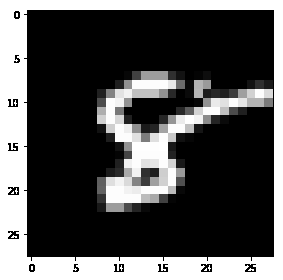
#> input picture DIGIT/image_8.png, 283 x 280 px
$ jupyter execute test.ipynb   (shell and % lines are left out)
#> lines starting #> are read from the running program, lines starting #| are printed output that depends on the picture
[cell 1]
import pandas as pd
import numpy as np
import matplotlib.pyplot as plt
from skimage.io import imread, imshow

image = imread('image_8.png', as_gray=True)
#> image is the input picture: shape (280, 283) float64; min 0, max 1, mean 0.323
imshow(image)

[cell 2]
from sklearn import datasets
digits = datasets.load_digits()
images = digits.images
#
plt.imshow(images[120], cmap='gray_r')
plt.show()
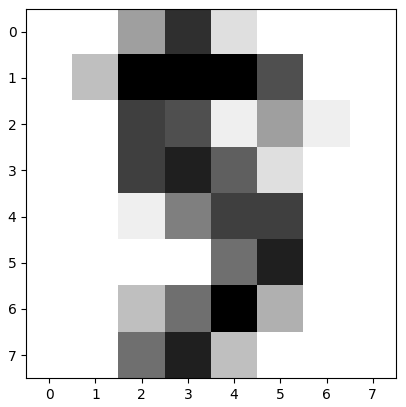
#> figure drawn by matplotlib, 1 panel
imshow(images[120])
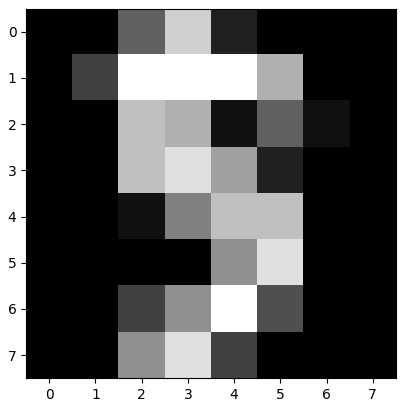
#> figure drawn by matplotlib, 1 panel
